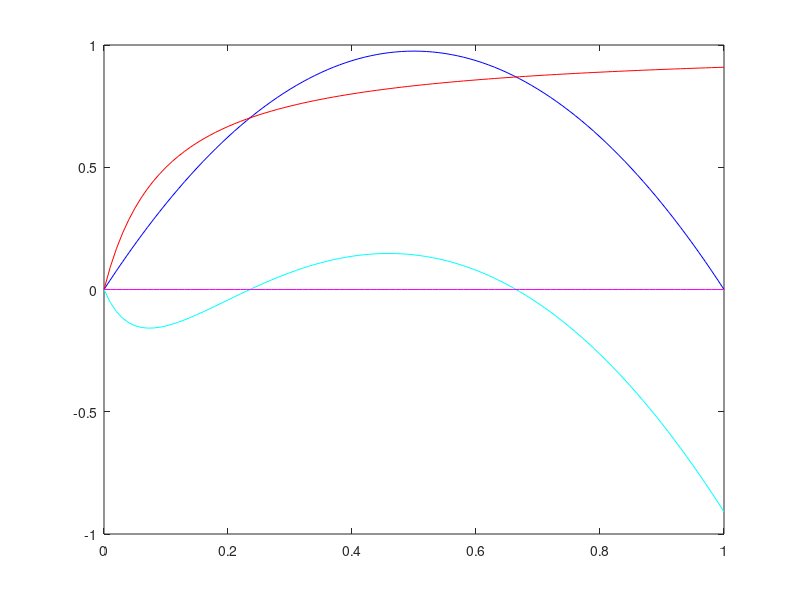
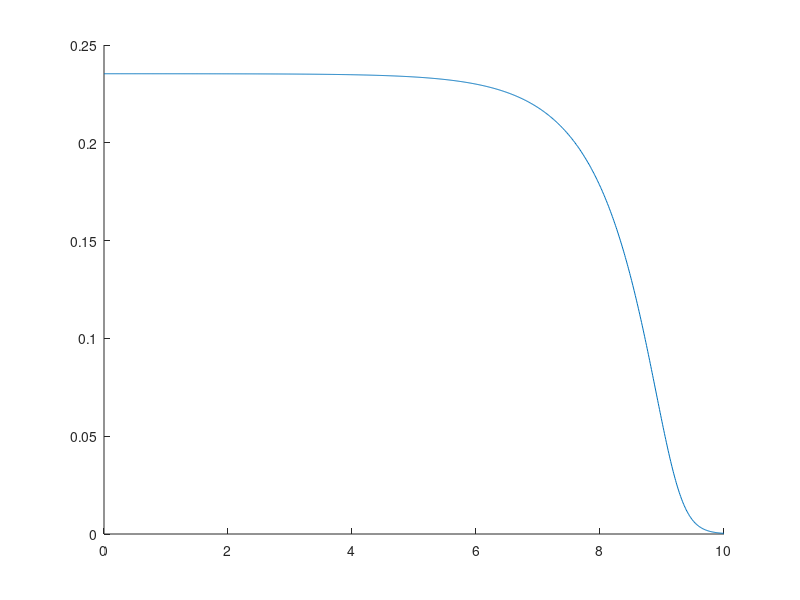
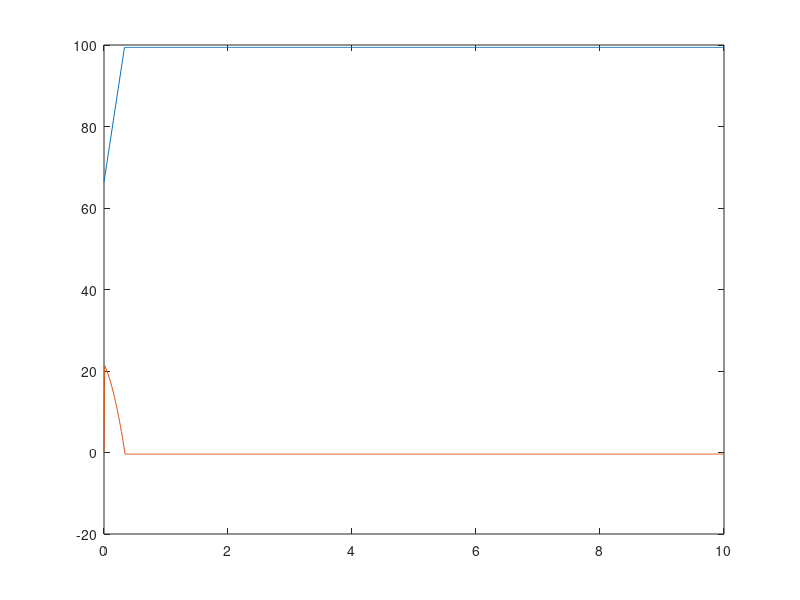
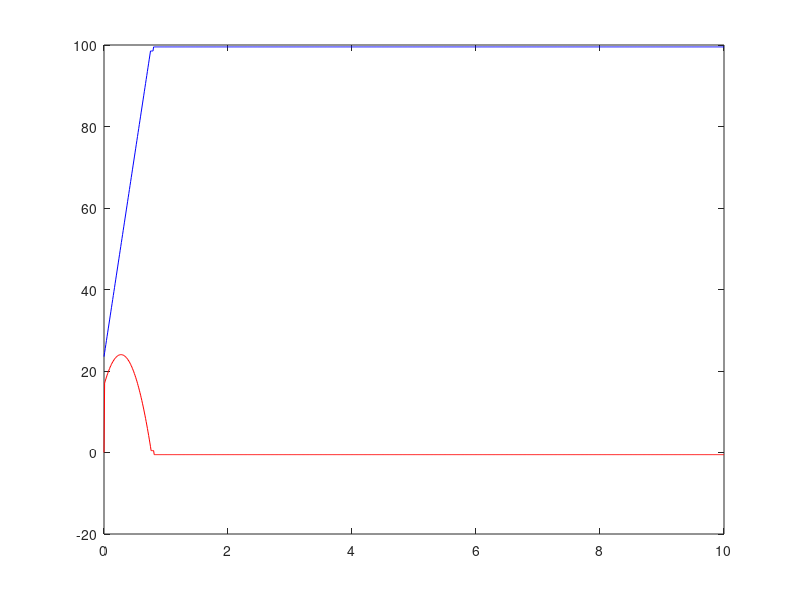

Write MATLAB code to recreate these figures, in order.
% 1. Phosphorylation **********
% Written by Yedidya Moise. Rechecked by Zehua Li.
clear all

dt = .01;
n = 0:dt:1;
A = 3.9;
alpha = A * (1 - n) .* n;

figure(1)
clf
plot(n, alpha, 'b')

% 2. Dephosphorylation **********
% Written by Yedidya Moise. Rechecked by Zehua Li.

B = .1;
beta = n ./ (B + n);

hold on
plot(n, beta, 'r')

%%
dn = alpha - beta;
plot(n, dn, 'c')

r=zeros(size(n));
plot(n, r, 'm')

%the equilibrium points are when n= 0, 0.2353, and 0.664

%%
clear all

dt = .01;
t = 0:dt:10;
n = zeros(size(t));
n(1) = .23531;
for i = 2:length(t)
    A = 3.9;
    alpha = A * (1 - n(i - 1)) * n(i - 1);
    B = .1;
    beta = n(i - 1) / (B + n(i - 1));
    dn = (alpha - beta) * dt;
    n(i) = n(i - 1) + dn;
end
figure(2)
hold on
plot(t, n)

% n goes to the two extreme equilibrium depending if it above or below the middle
% equilibrium point. The stable equilibrium points are 0 and 0.664. The
% unstable equilibrium point is 0.2353.

%% Section 2. Stochastic Models
% 1. Stochastic Model **********
% Written by Xinhang Chen. Rechecked by Zehua Li.
% initial n = 12
clear all
dt = .01;
t = 0:dt:10;
n = zeros(size(t));
p = zeros(size(t));
n(1) = 66.4;
for i = 2:length(t)
    A = 1;
    alpha = A * (100 - n(i - 1)) * n(i - 1);     
   
    B = 1;
    beta = (n(i - 1) / (B + n(i - 1))) * 100;
    p(i) = (alpha - beta) * dt;
    %%%%%%%%%%%%%%%%%%%%%%%%%%%%%%%%%%%%%%%%%%%%%%%%%%%%%%%%%%%
    % This part seems weird. Each subunit should be randomly
    % phosphorylated or dephosphorylated at every time point.
    %                                             Simon
    if p(i) > rand(1)
        n(i) = n(i - 1) + 1;
    else
        n(i) = n(i - 1);
    end
    %%%%%%%%%%%%%%%%%%%%%%%%%%%%%%%%%%%%%%%%%%%%%%%%%%%%%%%%%%%
end
figure(3)
plot(t, n)
hold all
plot(t, p)
% initial n = 20
clear all
dt = .01;
t = 0:dt:10;
n = zeros(size(t));
p = zeros(size(t));
n(1) = 23.53;
for i = 2:length(t)
    A = 1;
    alpha = A * (100 - n(i - 1)) * n(i - 1);     
   
    B = 1;
    beta = (n(i - 1) / (B + n(i - 1))) * 100;
    p(i) = (alpha - beta) * dt;
    if p(i) >= rand(1)
        n(i) = n(i - 1) + 1;
    else
        n(i) = n(i - 1);
    end
end
figure(4)
plot(t, n, 'b')
hold all
plot(t, p, 'r')
%continue to increase until reach 100 subunits
